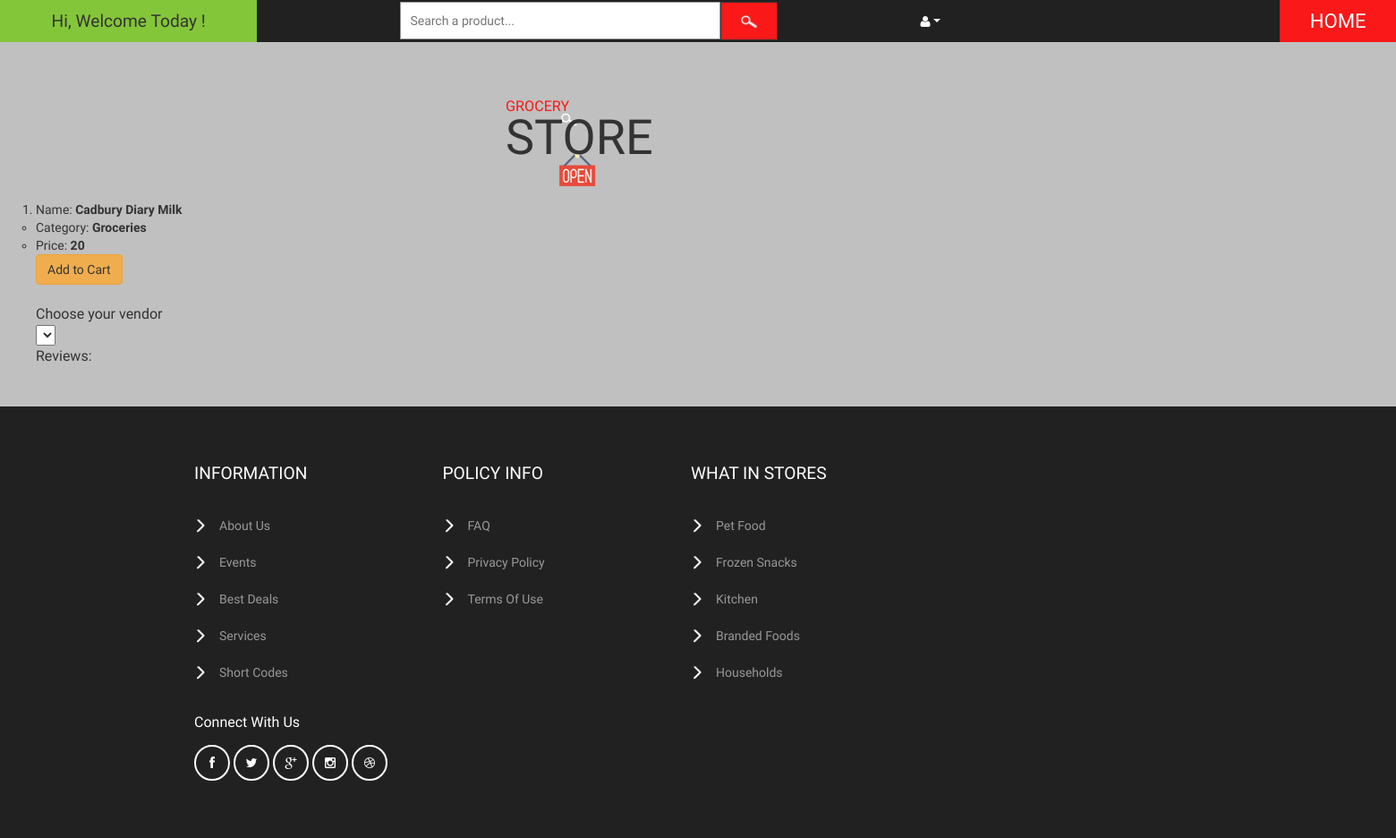
The page /customer/home/3/42/ on the database as committed earlier.
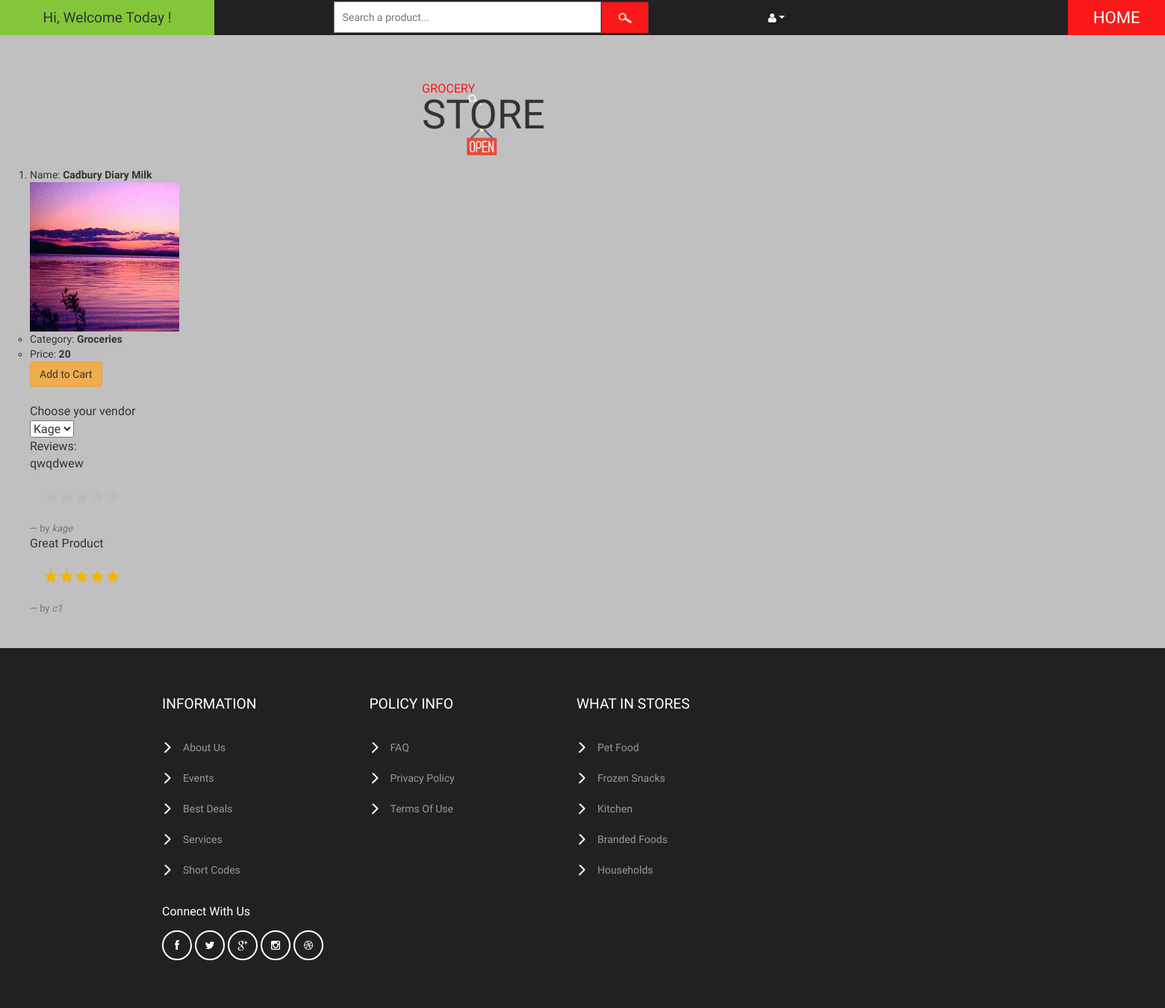
The same page on the database as committed later.
### vendor/models.py (models this page shows, shortened)
class Product(models.Model):
    category = models.ForeignKey(Category, on_delete=models.CASCADE)
    prod_name = models.CharField(max_length=150)
    ingredients = models.TextField(max_length=264, blank=True)
    stock = models.IntegerField(default=0)
    cost = models.IntegerField(default=0)
    brand = models.CharField(max_length=150, blank=True)
    prod_pic = models.FileField(upload_to='documents/', blank=True)
    created_at = models.DateTimeField(auto_now_add=True)
    updated_at = models.DateTimeField(auto_now=True)

class Category(models.Model):
    cat_name = models.CharField(max_length=150)

class Review(models.Model):
    category = models.ForeignKey(Category, on_delete=models.CASCADE)
    product = models.ForeignKey(Product, default=None, on_delete=models.CASCADE)
    customer = models.ForeignKey(User, default=None, on_delete=models.CASCADE)
    content = models.TextField(max_length=1000)
    rating = models.IntegerField(null=True)
    date = models.DateTimeField(auto_now_add=True, null=True)

### customer/views.py (the view)
# urls.py: path('home/<int:pk>/<int:ck>/', views.itemdetailview,name='specificitem'),
def itemdetailview(request, pk, ck):
    cat = Category.objects.get(id=pk)
    prod = Product.objects.get(id=ck)
    products = Product.objects.filter(category=cat)
    all_vendors = VendorQty.objects.filter(product=prod)
    current_order_products = []
    if request.user.is_authenticated:
        filtered_orders = Order.objects.filter(owner=request.user.cus, is_ordered=False)
        if filtered_orders.exists():
            user_order = filtered_orders[0]
            user_order_items = user_order.items.all()
            current_order_products = [product.product for product in user_order_items]
    context = {
        'cat': cat,
        'prod': prod,
        'vendors': all_vendors,
        'current_order_products': current_order_products,
    }
    return render(request, "customer/itemdetail.html", context)

### customer/templates/customer/itemdetail.html (shortened to what this page needs)
{% extends 'customer/base.html' %}
{% load static %}
{% block content %}
    <ol>
        <li>
                Name: <b>{{ prod.prod_name }}</b>
                <ul>
                    {% if prod.prod_pic %}
                        <img src="{{ prod.prod_pic.url }}" width="200" height="200">
                    {% endif %}
                    <li>Category: <b>{{ prod.category.cat_name }}</b></li>
                    <li>Price: <b>{{ prod.cost }}</b></li>
                    {% if prod in current_order_products %}
                        <a class="btn btn-warning cart-add"  href="{% url 'cart:order_summary' %}">Go to Cart</a>
                    {% else %}
                        <span id="prod_{{ prod.id }}" nextto="{% url 'customer:items' cat.id %}" add_url="{% url 'cart:add_to_cart' prod.id %}">
                                <a class="btn btn-warning cart-add">Add to Cart</a>
                    {% endif %}
                    </span>
                </ul>
            </li>
            <br>
                Choose your vendor<br>
                <select id="select_vendor">
                {% for vendor in vendors %}
                    <option value="{{ vendor.id }}">{{ vendor.Vendor }}</option>
                {% endfor %}
                </select>
                <br>
                Reviews:
                <a name="review">
                    {% for review in prod.review_set.all %}
                    <p>{{ review.content }}</p>
                <div class="star-rating">
                        {% if review.rating <= 5 %}
         <label for="star-5" title="5 stars">
               <i class="active fa fa-star" aria-hidden="true"></i>
         </label>
                        {% else %}
         <label for="star-5new" title="5 stars">
               <i class="active fa fa-star" aria-hidden="true"></i>
         </label>
                        {% endif %}
                        {% if review.rating <= 4 %}
         <input id="star-4" type="radio" name="ratingnew" value="5" checked>
         <label for="star-4" title="5 stars">
               <i class="active fa fa-star" aria-hidden="true"></i>
         </label>
                        {% else %}
         <label for="star-4new" title="5 stars">
               <i class="active fa fa-star" aria-hidden="true"></i>
         </label>
                        {% endif %}
                        {% if review.rating <= 3 %}
         <input id="star-3" type="radio" name="ratingnew" value="5" checked>
         <label for="star-3" title="5 stars">
               <i class="active fa fa-star" aria-hidden="true"></i>
         </label>
                        {% else %}
         <label for="star-3new" title="5 stars">
               <i class="active fa fa-star" aria-hidden="true"></i>
         </label>
                        {% endif %}
                        {% if review.rating <= 2 %}
         <input id="star-2" type="radio" name="ratingnew" value="5" checked>
         <label for="star-2" title="5 stars">
               <i class="active fa fa-star" aria-hidden="true"></i>
         </label>
                        {% else %}
         <label for="star-2new" title="5 stars">
               <i class="active fa fa-star" aria-hidden="true"></i>
         </label>
                        {% endif %}
                        {% if review.rating <= 1 %}
         <input id="star-1" type="radio" name="ratingnew" value="5" checked>
         <label for="star-1" title="5 stars">
               <i class="active fa fa-star" aria-hidden="true"></i>
         </label>
                        {% else %}
         <label for="star-1new" title="5 stars">
               <i class="active fa fa-star" aria-hidden="true"></i>
         </label>
                        {% endif %}
            </div>
                    <footer class = "blockquote-footer">by <cite>{{ review.customer }}</cite></footer>
                  </a>
{% endfor %}
    </ol>
{% endblock %}

Rows that differ between the two databases and show on the page:
changed Product "Cadbury Diary Milk": prod_pic: picture added
added Review: content "qwqdwew", rating 12 (drawn), customer "kage"
added Review: content "Great Product", rating 5 (drawn), customer "c1"
Other text that changed with them:
form field value: (not shown) → "Kage"
